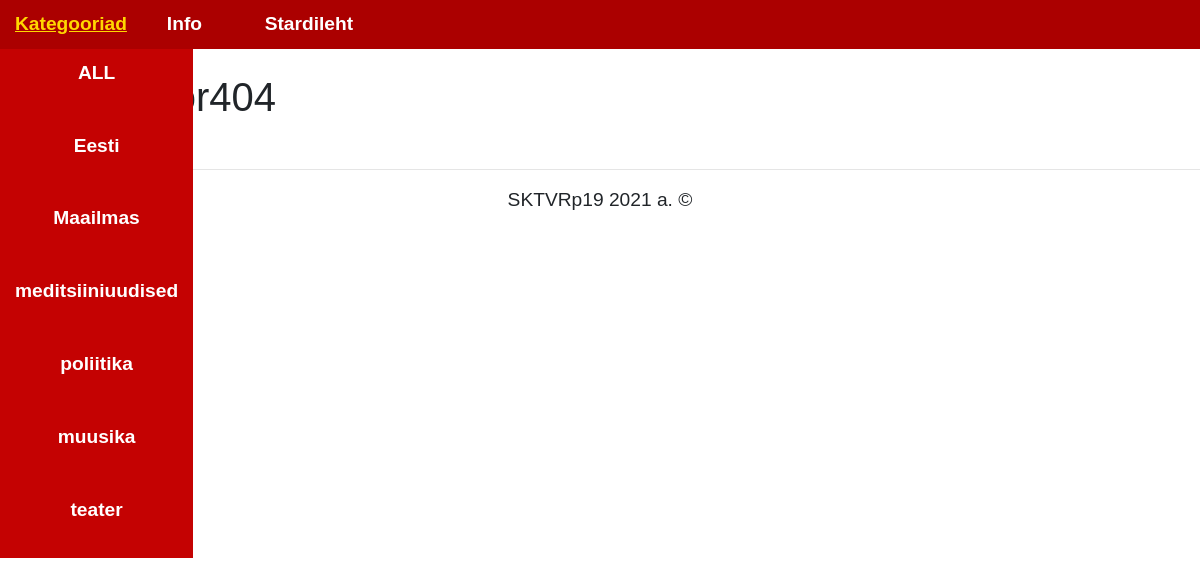
The app's page /testError with its own data.
### tables this page shows
CREATE TABLE `category` (
  `id` int(11) NOT NULL,
  `name` varchar(50) NOT NULL
);

### Controller/Controller.php (called while the page is built, shortened)
<?php
class Controller {
	public static function AllCategory() {
		$arr = Category::getAllCategory();
		include_once 'view/category.php';
	}
	public static function error404() {
		include_once 'view/error404.php';
	}
}
?>

### route/routing.php (called while the page is built)
<?php
$host = explode('?', $_SERVER['REQUEST_URI'])[0];
$num = substr_count($host, '/');
$path = explode('/', $host) [$num];
if ($path == '' OR $path == 'index' OR $path == 'index.php') {
$response = Controller::StartSite();
}
elseif($path == 'all')  {
$response = Controller::AllNews();
}
elseif($path == 'category' and isset($_GET['id'])) {
$response = Controller::NewsByCatID($_GET['id']);
}
elseif($path == 'news' and isset($_GET['id'])) {
$response = Controller::NewsByID($_GET['id']);
}
elseif($path == 'insertcomment' and isset($_GET['comment'],$_GET['id']))
{
	$response = Controller::InsertComment($_GET['comment'],$_GET['id']);
}
else{
$response = Controller::error404();
}
 ?>

### index.php (called while the page is built, shortened)
<?php
include_once 'inc/Database.php';
require 'model/Category.php';
include_once 'controller/Controller.php';
include_once 'route/routing.php';
?>

### inc/Database.php (called while the page is built, shortened)
<?php
class database{
	private $conn;
	private $host;
	private $user;
	private $password;
	private $baseName;
	function __construct() {
		$this->host = 'localhost';
		$this->user = 'root';
		$this->password = '';
		$this->baseName = 'n1';
	}
	function connect() {
		if(!$this->conn) {
			try {
			$this->conn = new PDO('mysql:host='.$this->host.';dbname='.$this->baseName.'',$this->user, $this->password,
	        array (PDO::MYSQL_ATTR_INIT_COMMAND =>  'SET NAMES utf8'));
			}
			catch  (Exception $e) {
			die('Connection failed : ' . $e->getMessage());
			}
		return $this->conn;
}
}
	function  getAll($query) {
		$stmt = $this->conn->prepare ($query);
		$stmt->execute();
		$stmt->setFetchMode(PDO::FETCH_ASSOC);
		$response = $stmt->fetchAll();
		return $response;
	}
}
?>

### model/Category.php (called while the page is built)
<?php
 class Category
 {
  public static function getAllCategory()
  {
  $query = "SELECT * FROM category";
  $db = new Database();
  $arr = $db->getAll($query);
  return $arr;
  }
 }
 ?>

### view/category.php (the view)
<?php
echo "<li class='submenuunit'><a href='all'>ALL</a></li><br>";
foreach ($arr as $value) {
echo "<li class='submenuunit'>
<a href='category?id=".$value['id']."'>".$value['name'].'</a>
</li>
<br>';
}
?>

### style.css (style rules this page uses)
body { margin:0; font-family: Arial; }
a { display: block; padding: 10px 15px; text-decoration: none; outline: none; transition: .5s linear; }
.one ul a { color: white; font-weight: 600; font-size: 1.2em; }
.submenuunit { height: auto; width: 100%; }

### records on screen
category: name "Eesti"
category: name "Maailmas"
category: name "meditsiiniuudised"
category: name "poliitika"
category: name "muusika"
category: name "teater"
